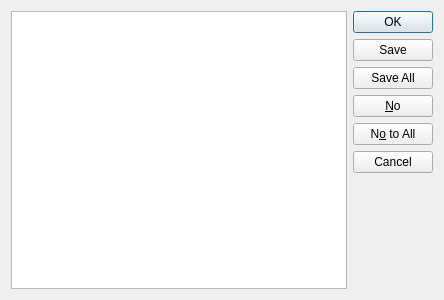
<?xml version="1.0" encoding="UTF-8"?>
<ui version="4.0">
 <class>InfoDialog</class>
 <widget class="QDialog" name="InfoDialog">
  <property name="geometry">
   <rect>
    <x>0</x>
    <y>0</y>
    <width>444</width>
    <height>300</height>
   </rect>
  </property>
  <property name="windowTitle">
   <string>Dialog</string>
  </property>
  <layout class="QHBoxLayout" name="horizontalLayout">
   <item>
    <widget class="QTextEdit" name="textEdit"/>
   </item>
   <item>
    <widget class="QDialogButtonBox" name="buttonBox">
     <property name="orientation">
      <enum>Qt::Vertical</enum>
     </property>
     <property name="standardButtons">
      <set>QDialogButtonBox::Cancel|QDialogButtonBox::No|QDialogButtonBox::NoToAll|QDialogButtonBox::Ok|QDialogButtonBox::Save|QDialogButtonBox::SaveAll</set>
     </property>
    </widget>
   </item>
  </layout>
 </widget>
 <resources/>
 <connections/>
</ui>
